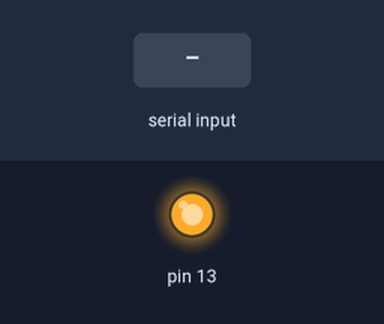
This sketch was run on a simulated Arduino Uno, built with avr-gcc and run on an emulated ATmega328P. Shown: output pins drawn as LEDs (lit = HIGH). The test bench sets the inputs (shaded band).

Above: at 1.2 s.
1.3 s: "0" received over Serial
At 2.4 s:
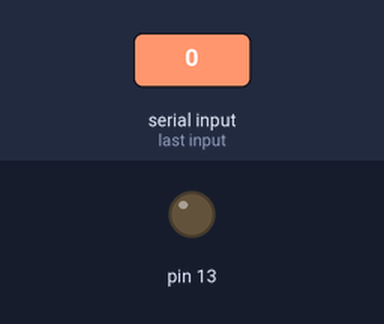
2.8 s: "1" received over Serial
At 3.5 s:
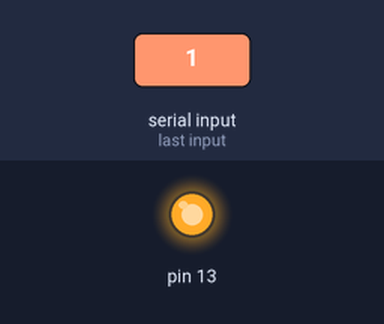
Timing chart, 0 to 9.3 s (numbered marks = the images above; inputs shaded):
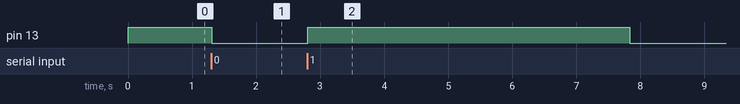

Measured:
- after the input at 1.3 s, pin 13: HIGH → LOW at once
- after the input at 2.8 s, pin 13: LOW → HIGH after 0.01 s instead of 3.5 s

The sketch:

SyncTest.ino
```cpp
int counter;
void setup(){
  Serial.begin(9600); // same as in your c++ script
  counter = 0;
  pinMode(13,OUTPUT);
}

void loop(){
  if(Serial.available() > 0){
    char state = Serial.read();
    switch(state){
     case '0':
      counter = 5000;
      break;
     case '1':
      counter = 0;
      break;

    }
  }

  if((counter / 1000)%2==0){
    digitalWrite(13,HIGH);
  }else{
    digitalWrite(13,LOW);
  }


  delay(5);
  counter++;
}
```
